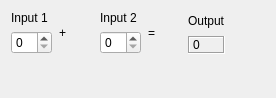
<?xml version="1.0" encoding="UTF-8"?>
<ui version="4.0">
 <class>CalculatorForm</class>
 <widget class="QWidget" name="CalculatorForm">
  <property name="geometry">
   <rect>
    <x>0</x>
    <y>0</y>
    <width>276</width>
    <height>98</height>
   </rect>
  </property>
  <property name="sizePolicy">
   <sizepolicy hsizetype="Preferred" vsizetype="Preferred">
    <horstretch>0</horstretch>
    <verstretch>0</verstretch>
   </sizepolicy>
  </property>
  <property name="windowTitle">
   <string>Calculator Builder</string>
  </property>
  <layout class="QGridLayout">
   <property name="margin" stdset="0">
    <number>9</number>
   </property>
   <property name="spacing">
    <number>6</number>
   </property>
   <item row="0" column="0">
    <layout class="QHBoxLayout">
     <property name="spacing">
      <number>6</number>
     </property>
     <property name="margin" stdset="0">
      <number>1</number>
     </property>
     <item>
      <layout class="QVBoxLayout">
       <property name="spacing">
        <number>6</number>
       </property>
       <property name="margin" stdset="0">
        <number>1</number>
       </property>
       <item>
        <widget class="QLabel" name="label">
         <property name="text">
          <string>Input 1</string>
         </property>
        </widget>
       </item>
       <item>
        <widget class="QSpinBox" name="inputSpinBox1">
         <property name="mouseTracking">
          <bool>true</bool>
         </property>
        </widget>
       </item>
      </layout>
     </item>
     <item>
      <widget class="QLabel" name="label_3">
       <property name="text">
        <string>+</string>
       </property>
       <property name="alignment">
        <set>BobUI::AlignmentFlag::AlignCenter</set>
       </property>
      </widget>
     </item>
     <item>
      <layout class="QVBoxLayout">
       <property name="spacing">
        <number>6</number>
       </property>
       <property name="margin" stdset="0">
        <number>1</number>
       </property>
       <item>
        <widget class="QLabel" name="label_2">
         <property name="text">
          <string>Input 2</string>
         </property>
        </widget>
       </item>
       <item>
        <widget class="QSpinBox" name="inputSpinBox2">
         <property name="mouseTracking">
          <bool>true</bool>
         </property>
        </widget>
       </item>
      </layout>
     </item>
     <item>
      <widget class="QLabel" name="label_3_2">
       <property name="text">
        <string>=</string>
       </property>
       <property name="alignment">
        <set>BobUI::AlignmentFlag::AlignCenter</set>
       </property>
      </widget>
     </item>
     <item>
      <layout class="QVBoxLayout">
       <property name="spacing">
        <number>6</number>
       </property>
       <property name="margin" stdset="0">
        <number>1</number>
       </property>
       <item>
        <widget class="QLabel" name="label_2_2_2">
         <property name="text">
          <string>Output</string>
         </property>
        </widget>
       </item>
       <item>
        <widget class="QLabel" name="outputWidget">
         <property name="frameShape">
          <enum>QFrame::Shape::Box</enum>
         </property>
         <property name="frameShadow">
          <enum>QFrame::Shadow::Sunken</enum>
         </property>
         <property name="text">
          <string>0</string>
         </property>
         <property name="alignment">
          <set>BobUI::AlignmentFlag::AlignAbsolute|BobUI::AlignmentFlag::AlignBaseline|BobUI::AlignmentFlag::AlignBottom|BobUI::AlignmentFlag::AlignCenter|BobUI::AlignmentFlag::AlignHCenter|BobUI::AlignmentFlag::AlignHorizontal_Mask|BobUI::AlignmentFlag::AlignJustify|BobUI::AlignmentFlag::AlignLeading|BobUI::AlignmentFlag::AlignLeft|BobUI::AlignmentFlag::AlignRight|BobUI::AlignmentFlag::AlignTop|BobUI::AlignmentFlag::AlignTrailing|BobUI::AlignmentFlag::AlignVCenter|BobUI::AlignmentFlag::AlignVertical_Mask</set>
         </property>
        </widget>
       </item>
      </layout>
     </item>
    </layout>
   </item>
   <item row="1" column="0">
    <spacer name="verticalSpacer">
     <property name="orientation">
      <enum>BobUI::Orientation::Vertical</enum>
     </property>
     <property name="sizeHint" stdset="0">
      <size>
       <width>20</width>
       <height>40</height>
      </size>
     </property>
    </spacer>
   </item>
   <item row="0" column="1">
    <spacer name="horizontalSpacer">
     <property name="orientation">
      <enum>BobUI::Orientation::Horizontal</enum>
     </property>
     <property name="sizeHint" stdset="0">
      <size>
       <width>40</width>
       <height>20</height>
      </size>
     </property>
    </spacer>
   </item>
  </layout>
 </widget>
 <resources/>
 <connections/>
</ui>
